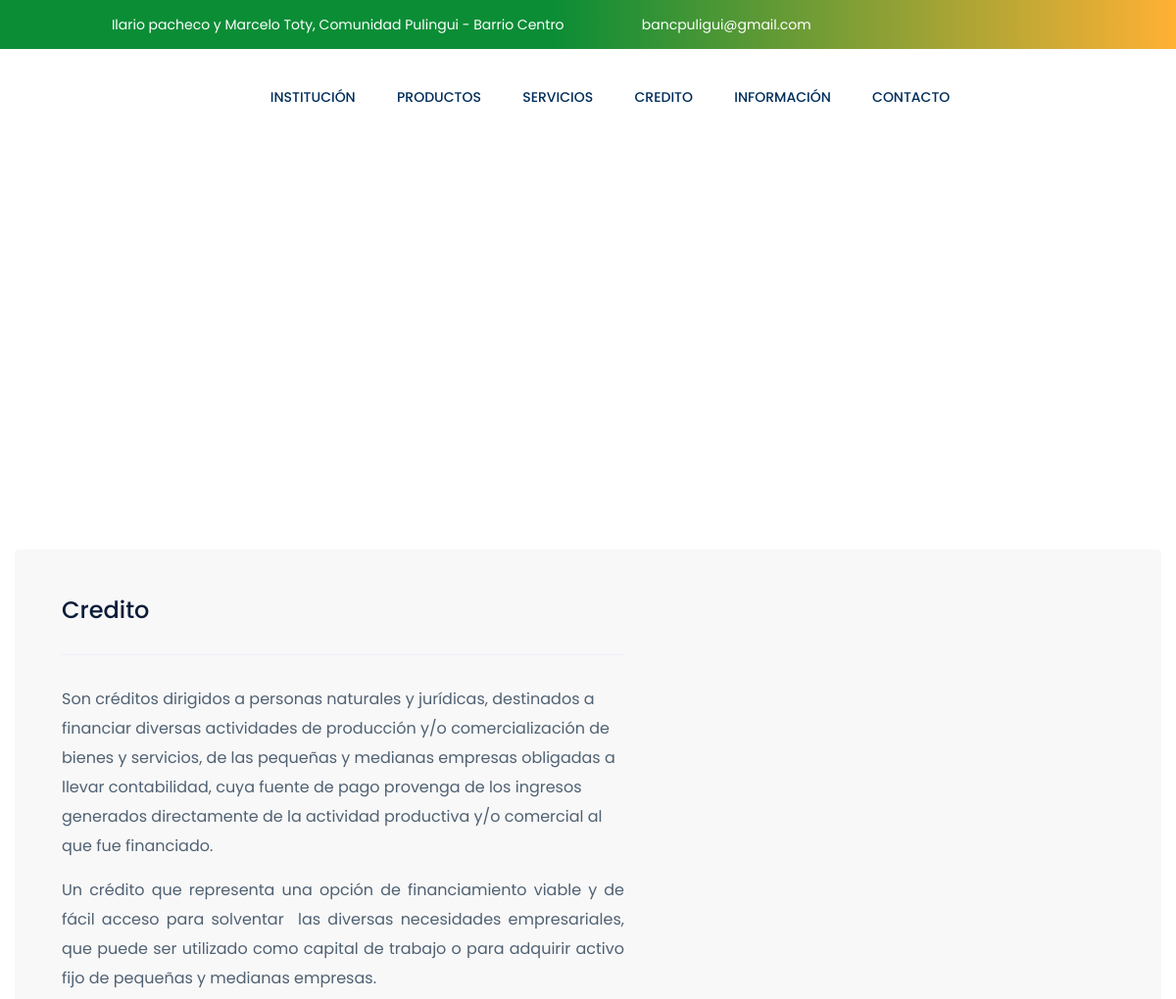
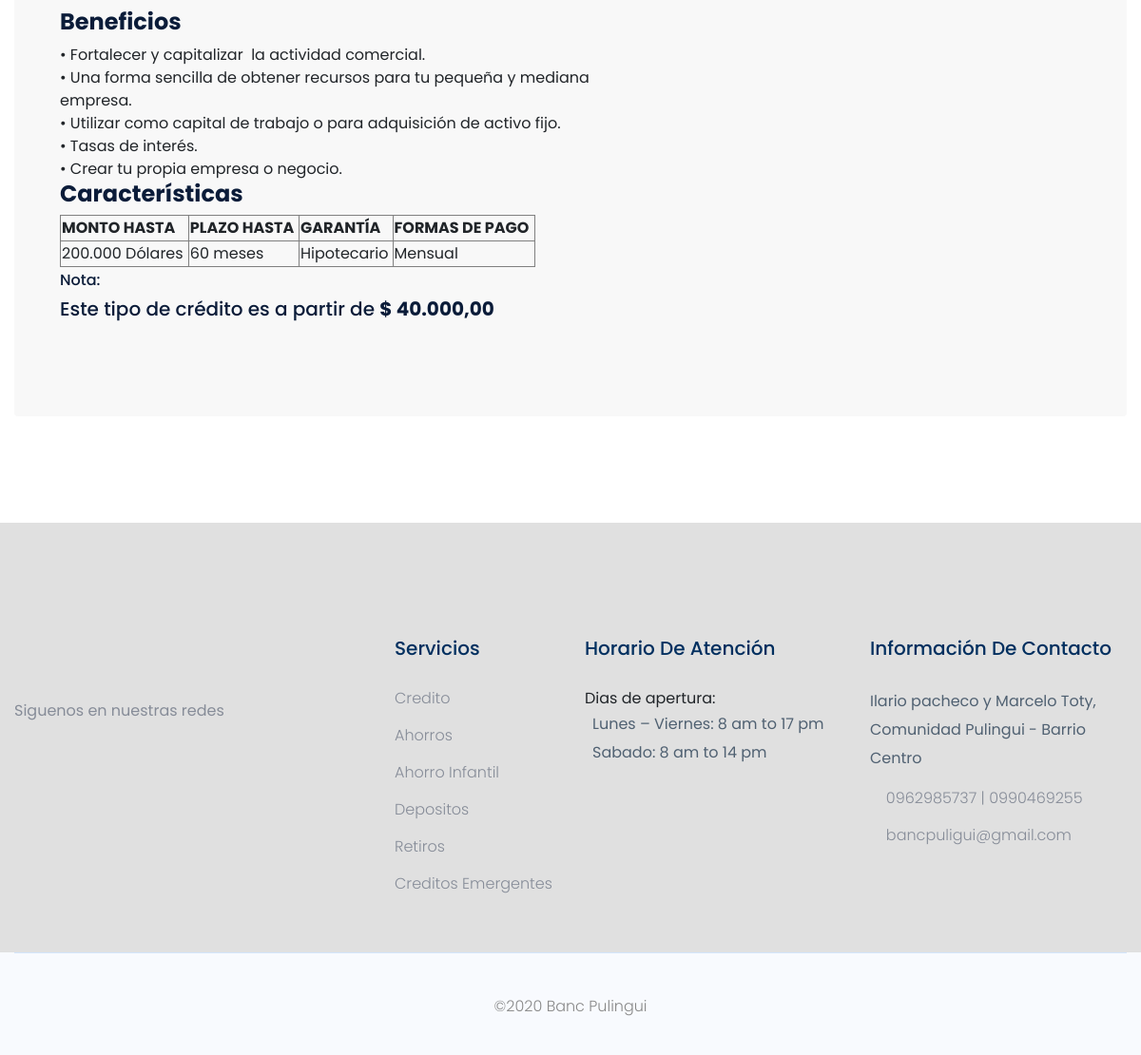
The app's page /produc/1 with its own data (2 pictures, top to bottom).
### app/models.py (models this page shows, shortened)
class NavProducto(models.Model):
	name = models.CharField('Nombre', max_length=200)
	image = models.ImageField('Imagen',null=True,blank=True,upload_to='nav-producto',default='placeholder.png')
	date = models.DateField(auto_now_add=True)
	body = RichTextUploadingField('Contenido', null=True,blank=True)
	active = models.BooleanField('Activar',default=False)

### app/views.py (the view)
def postNavProducto(request,pk):
    post =  NavProducto.objects.get(id=pk)
    navs= NavProducto.objects.filter(active=True)
    servicio = NavServicio.objects.filter(active=True)
    institucion = Institucion.objects.filter(active=True)
    context = {'post':post,'navs':navs,'institucion':institucion,'servicio':servicio}
    return render (request, 'navproducto/post-nav.html',context)

### templates/navproducto/post-nav.html (shortened to what this page needs)
{% extends 'index.html' %} {% load static %}  {% block container %}
<div class="slider-area">
  <div
    class="single-slider slider-height2 d-flex align-items-center"
    data-background="{% static 'assets/img/hero/banerp.jpg' %}"
  >
    <div class="container">
      <div class="row">
        <div class="col-xl-12">
          <div class="hero-cap text-center">
            <h2>Productos</h2>
          </div>
        </div>
      </div>
    </div>
  </div>
</div>
<section style="margin-top:7em;margin-bottom: 7em; ">
  <div class="container" >
    <div class="card" style="background-color: rgba(167, 166, 166, 0.082); border: none;">
      <div class="row">
        <div class="col-md-7">
          <div class="card-block" style="padding: 3em;">
            <h4 class="card-title">{{post.name}}</h4>
            <hr>
            <p class="card-text">
                {{post.body|safe}}
            </p>
          </div>
        </div>
        <div class="col-md-5">
          <div class="card-img-bottom">
        </div>
          </div>
        </div>
      </div>
    </div>
</section>
{% endblock container %}

### records on screen
NavProducto: name "Credito", body "Son créditos dirigidos a personas naturales y jurídicas, destinados a financiar diversas actividades de producción y/o comercialización de bienes y servicios, de las pequeñas y medianas empresas obligadas a llevar contabilidad, cuya fuente de pago provenga de los ingresos generados directamente de la actividad productiva y/o comercial al que fue financiado. Un crédito que representa una opción de financiamiento viable y de fácil acceso para solventar las diversas necesidades empresariales, que puede ser utilizado como capital de trabajo o para adquirir activo fijo de pequeñas y medianas empresas. Beneficios • Fortalecer y capitalizar la actividad comercial. • Una forma sencilla de obtener…"
